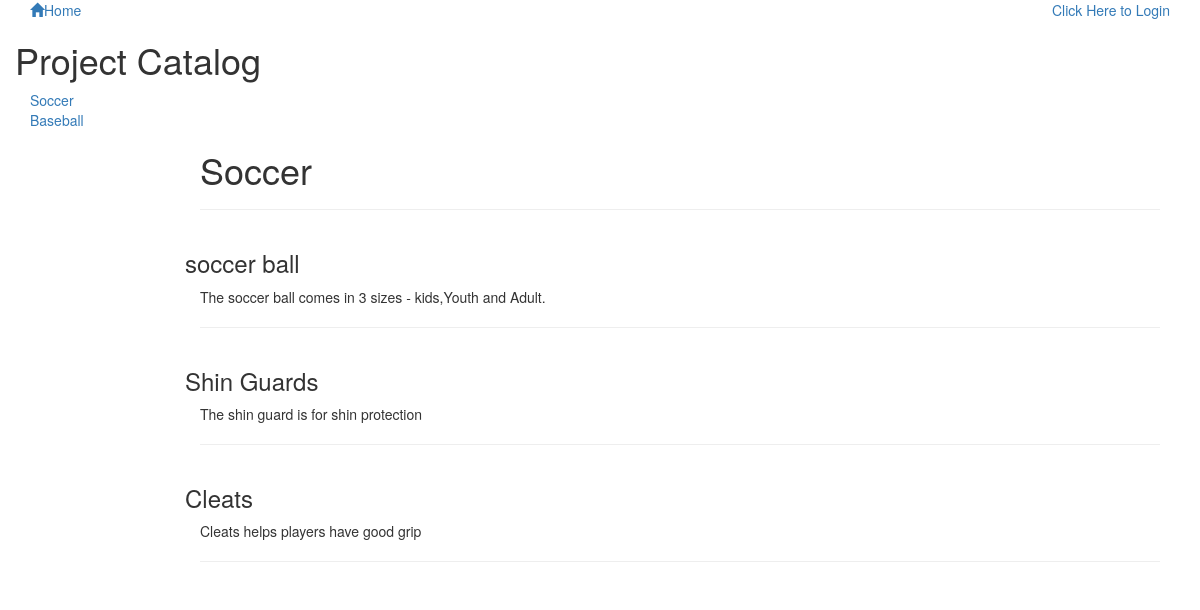
The page / on the database its author committed.
### database_setup.py (models this page shows, shortened)
class Catalog(Base):
    __tablename__ = 'catalog'
    id = Column(Integer, primary_key=True)
    name = Column(String(250), nullable=False)
    delete_allowed = Column(Integer)
    items = relationship("CatalogItems", back_populates='catalog',
        cascade="all, delete, delete-orphan")
    user_id = Column(Integer, ForeignKey('user.id'))
    user = relationship(User)

class CatalogItems(Base):
    __tablename__ = 'catalog_items'
    name = Column(String(100), nullable=False)
    id = Column(Integer, primary_key=True)
    description = Column(String(400))
    catalog_id = Column(Integer, ForeignKey('catalog.id'))
    catalog = relationship(Catalog, back_populates = 'items')

### application.py (the view)
@app.route('/')
def catalog_main():
  catalogs = session.query(Catalog).all()
  catalog_id = catalogs[0].id
  items = session.query(CatalogItems).filter_by(catalog_id=catalog_id).all()
  active_catalog = session.query(Catalog).filter_by(id = catalog_id).all()
  creator = getUserInfo(catalogs[0].user_id)
  if 'username' not in login_session:
    user_logged = False
    user_edit = False
  elif creator.id != login_session['user_id']:
    user_logged = True
    user_edit = False
  else:
    user_logged = True
    user_edit = True
  return render_template('main.html', catalogs=catalogs, items=items,catalog_id = catalog_id,
    active_catalog=active_catalog, user_logged = user_logged, user_edit = user_edit)

### application.py (called while the page is built)
def getUserInfo(user_id):
    user = session.query(User).filter_by(id=user_id).one()
    return user

### templates/main.html (shortened to what this page needs)
{% extends "base.html" %}
{% block content %}
{% include "header.html" %}
	<div class = "row justify-content-sm-\enter" >
		<h1>Project Catalog</h1>
	</div>
	<div class=".navbar-fixed-left">
		<div class = "border-right">
		<div>
			{% for icat in catalogs %}
				<a class = "hover" href= "{{url_for('catalog_select', catalog_id = icat.id)}}" > {{ icat.name }}</a>
				<br>
			{% endfor %}
		</div>
		</div>
</div>
	<div class="main">
		<div class = 'pane'>
			<div class = 'header'>
				<h1>{{ active_catalog[0].name }}</h1>
			</div>
		</div>
	<hr>
	{% for i in items %}
    <div class = 'row'>
	    <div class = 'col-4'>
				<h3 class ='name'>{{i.name}}</h3>
		</div>
	</div>
	<div class = 'description'>
		<p>{{i.description}}</p>
	</div>
	<hr>
	{% endfor %}
	</div>
{% endblock %}

### templates/base.html (shortened to what this page needs)
<!DOCTYPE html>
<html lang="en">
<head>
	<link rel="stylesheet" href="//netdna.bootstrapcdn.com/bootstrap/3.1.1/css/bootstrap.min.css">
	<link rel=stylesheet type=text/css href="{{ url_for('static', filename='style.css') }}">
</head>
<body>
	<div class="container">
			{% block content %}
			{% endblock %}
	</div>
</body>
</html>

### templates/header.html
<div class="row top-menu">
	<div class="col-md-6">
		<a href="{{url_for('catalog_main')}}">
			<span class="glyphicon glyphicon-home" aria-hidden="true"></span>Home
		</a>
	</div>
	<div class="col-md-6 text-right">
					{%if 'username' not in session %}
			<a href="{{url_for('showLogin')}}">Click Here to Login </a>
			{% else %}
			<a href="{{url_for('disconnect')}}">Logout </a>
			{% endif %}
	</div>
</div>

### static/style.css (style rules this page uses)
.main { margin-left: 160px; padding: 0px 10px; }

### rows shown on the page
Catalog: name "Soccer"
Catalog: name "Baseball"
CatalogItems: name "soccer ball", description "The soccer ball comes in 3 sizes - kids,Youth and Adult."
CatalogItems: name "Shin Guards", description "The shin guard is for shin protection"
CatalogItems: name "Cleats", description "Cleats helps players have good grip"
